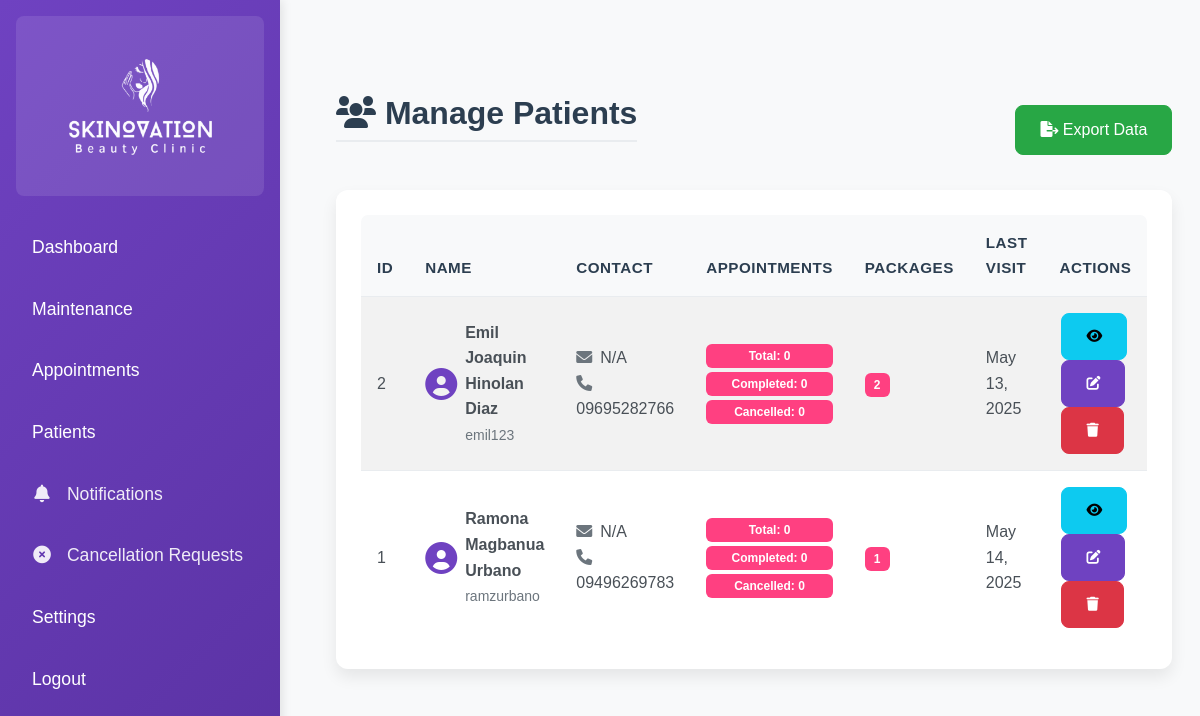
The app's page /admin/patients.php (signed in), older data.
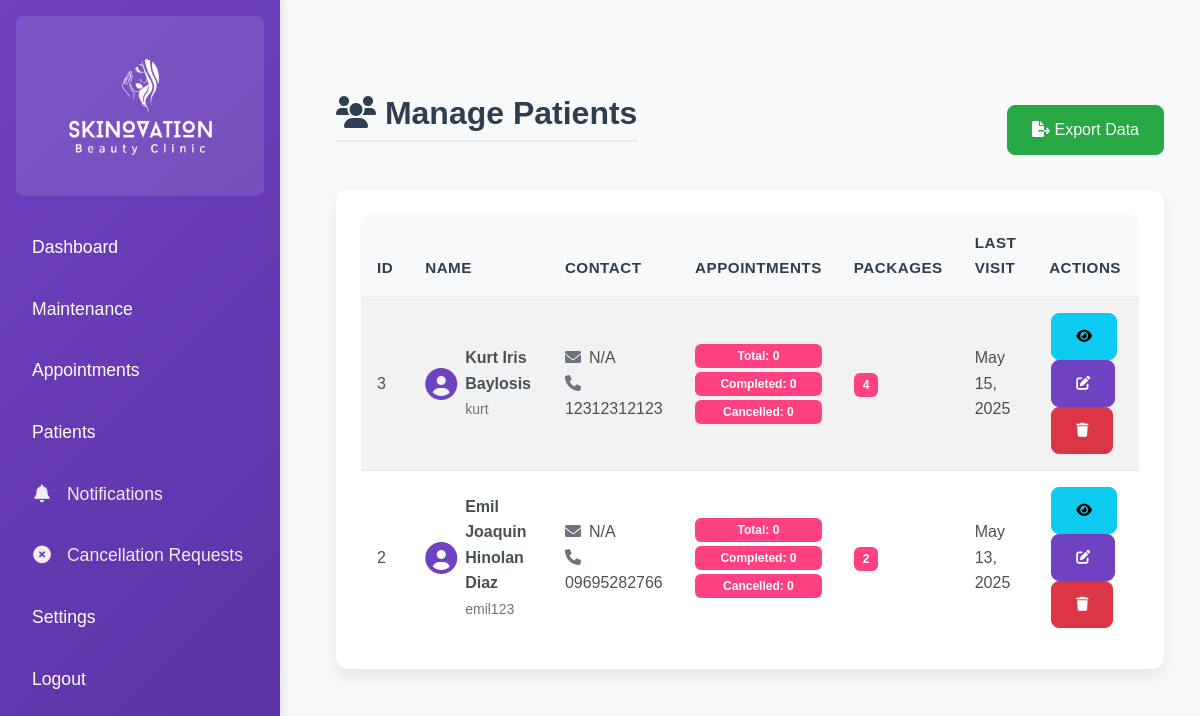
The same page, newer data.
### tables this page shows
CREATE TABLE `patients` (
  `patient_id` int(11) NOT NULL,
  `last_name` varchar(100) NOT NULL,
  `first_name` varchar(100) NOT NULL,
  `middle_name` varchar(255) DEFAULT NULL,
  `username` varchar(50) NOT NULL,
  `password` varchar(255) NOT NULL,
  `phone` varchar(20) NOT NULL,
  `created_at` datetime DEFAULT current_timestamp(),
  `updated_at` datetime DEFAULT current_timestamp() ON UPDATE current_timestamp(),
  `archived` tinyint(1) DEFAULT 0
);

### config.php (called while the page is built, shortened)
<?php
if (defined('CONFIG_INCLUDED')) {
    return;
}
if (!function_exists('clean')) {
    function clean($string) {
        return htmlspecialchars($string, ENT_QUOTES, 'UTF-8');
    }
}

### admin/patients.php (the view, shortened to what this page needs)
<?php
include '../config.php';
$stmt = $conn->query("
    SELECT
        p.*,
        COUNT(DISTINCT a.appointment_id) as total_appointments,
        COUNT(DISTINCT pb.booking_id) as total_packages,
        SUM(CASE WHEN a.status = 'completed' THEN 1 ELSE 0 END) as completed_appointments,
        SUM(CASE WHEN a.status = 'cancelled' THEN 1 ELSE 0 END) as cancelled_appointments,
        MAX(COALESCE(a.appointment_date, pb.created_at)) as last_visit
    FROM patients p
    LEFT JOIN appointments a ON p.patient_id = a.patient_id
    LEFT JOIN package_bookings pb ON p.patient_id = pb.patient_id
    GROUP BY p.patient_id
    ORDER BY p.created_at DESC
");
$patients = $stmt->fetchAll(PDO::FETCH_ASSOC);
?>
<!DOCTYPE html>
<html lang="en">
<head>
    <link href="https://cdn.jsdelivr.net/npm/bootstrap@5.3.0/dist/css/bootstrap.min.css" rel="stylesheet">
    <link href="https://cdnjs.cloudflare.com/ajax/libs/font-awesome/6.0.0-beta3/css/all.min.css" rel="stylesheet">
    <link href="../assets/css/admin.css" rel="stylesheet">
    <link href="../assets/css/style.css" rel="stylesheet">
</head>
<body>
<div class="d-flex">
    <?php include 'admin_sidebar.php'; ?>
    <div class="content p-4">
        <div class="container-fluid">
            <div class="d-flex justify-content-between align-items-center mb-4">
                <h1><i class="fas fa-users"></i> Manage Patients</h1>
                <div>
                    <button class="btn btn-success" data-bs-toggle="modal" data-bs-target="#exportModal">
                        <i class="fas fa-file-export"></i> Export Data
                    </button>
                </div>
            </div>
            <div class="card">
                <div class="card-body">
                    <div class="table-responsive">
                        <table class="table table-striped table-hover">
                            <thead>
                                <tr>
                                    <th>ID</th>
                                    <th>Name</th>
                                    <th>Contact</th>
                                    <th>Appointments</th>
                                    <th>Packages</th>
                                    <th>Last Visit</th>
                                    <th>Actions</th>
                                </tr>
                            </thead>
                            <tbody>
                                <?php if (empty($patients)): ?>
                                <tr>
                                    <td colspan="8" class="text-center">No patients found</td>
                                </tr>
                                <?php else: ?>
                                <?php foreach ($patients as $patient): ?>
                                <tr>
                                    <td><?php echo $patient['patient_id']; ?></td>
                                    <td>
                                        <div class="d-flex align-items-center">
                                            <i class="fas fa-user-circle fa-2x text-primary me-2"></i>
                                            <div>
                                                <div class="fw-bold">
                                                    <?php
                                                    echo clean($patient['first_name'] . ' ' .
                                                        ($patient['middle_name'] ? $patient['middle_name'] . ' ' : '') .
                                                        $patient['last_name']);
                                                    ?>
                                                </div>
                                                <small class="text-muted"><?php echo clean($patient['username']); ?></small>
                                            </div>
                                        </div>
                                    </td>
                                    <td>
                                        <div><i class="fas fa-envelope text-muted me-2"></i><?php echo clean($patient['email'] ?? 'N/A'); ?></div>
                                        <div><i class="fas fa-phone text-muted me-2"></i><?php echo clean($patient['phone']); ?></div>
                                    </td>
                                    <td>
                                        <div class="d-flex flex-column">
                                            <span class="badge bg-primary mb-1">
                                                Total: <?php echo $patient['total_appointments']; ?>
                                            </span>
                                            <span class="badge bg-success mb-1">
                                                Completed: <?php echo $patient['completed_appointments']; ?>
                                            </span>
                                            <span class="badge bg-danger">
                                                Cancelled: <?php echo $patient['cancelled_appointments']; ?>
                                            </span>
                                        </div>
                                    </td>
                                    <td>
                                        <span class="badge bg-info">
                                            <?php echo $patient['total_packages']; ?>
                                        </span>
                                    </td>
                                    <td>
                                        <?php
                                        if ($patient['last_visit']) {
                                            echo date('M d, Y', strtotime($patient['last_visit']));
                                        } else {
                                            echo '<span class="text-muted">No visits yet</span>';
                                        }
                                        ?>
                                    </td>
                                    <td class="patient-actions">
                                        <a href="view_patient.php?id=<?php echo $patient['patient_id']; ?>"
                                           class="btn btn-info btn-sm"
                                           title="View Details">
                                            <i class="fas fa-eye"></i>
                                        </a>
                                        <a href="edit_patient.php?id=<?php echo $patient['patient_id']; ?>"
                                           class="btn btn-primary btn-sm"
                                           title="Edit Patient">
                                            <i class="fas fa-edit"></i>
                                        </a>
                                        <a href="patients.php?delete=<?php echo $patient['patient_id']; ?>"
                                           class="btn btn-danger btn-sm"
                                           onclick="return confirm('Are you sure you want to delete this patient? This will also delete all their appointments and package bookings.')"
                                           title="Delete Patient">
                                            <i class="fas fa-trash"></i>
                                        </a>
                                    </td>
                                </tr>
                                <?php endforeach; ?>
                                <?php endif; ?>
                            </tbody>
                        </table>
                    </div>
                </div>
            </div>
        </div>
    </div>
</div>
</body>
</html>

### admin/admin_sidebar.php (shortened to what this page needs)
<?php
include '../config.php';
?>
<button class="sidebar-toggler" onclick="toggleSidebar()">☰</button>
<nav class="sidebar bg-dark text-white p-3">
    <div class="text-center mb-4">
        <img src="../assets/img/ISCAP1-303-Skinovation-Clinic-WHITE-Logo.png" alt="Skinovation Clinic Logo" class="img-fluid" style="max-width: 150px;">
    </div>
    <ul class="nav flex-column">
        <li class="nav-item"><a href="dashboard.php" class="nav-link text-white">Dashboard</a></li>
        <li class="nav-item"><a href="maintenance.php" class="nav-link text-white">Maintenance</a></li>
        <li class="nav-item"><a href="appointments.php" class="nav-link text-white">Appointments</a></li>
        <li class="nav-item"><a href="patients.php" class="nav-link text-white">Patients</a></li>
        <li class="nav-item">
            <a class="nav-link" href="notifications.php">
                <i class="fas fa-bell"></i> Notifications
            </a>
        </li>
        <li class="nav-item">
            <a class="nav-link" href="manage_cancellations.php">
                <i class="fas fa-times-circle"></i> Cancellation Requests
            </a>
        </li>
        <li class="nav-item"><a href="settings.php" class="nav-link text-white">Settings</a></li>
        <li class="nav-item"><a href="logout.php" class="nav-link text-white">Logout</a></li>
    </ul>
</nav>

### assets/css/admin.css (style rules this page uses)
body { font-family: 'Segoe UI', Tahoma, Geneva, Verdana, sans-serif; background-color: #f8f9fa; color: #2c3e50; line-height: 1.6; }
h1, h2, h3, h4, h5, h6 { color: #2c3e50; font-weight: 600; margin-bottom: 1.5rem; }
h1 { font-size: 2rem; border-bottom: 2px solid #e9ecef; padding-bottom: 0.5rem; }
.sidebar { width: 280px; height: 100vh; position: fixed; top: 0; left: 0; background: linear-gradient(135deg, #6f42c1 0%, #5a32a3 100%); color: #fff; padding: 1.5rem; overflow-y: auto; z-index: 1030; box-shadow: 2px 0 10px rgba(0, 0, 0, 0.1); }
.sidebar .nav-link { color: rgba(255, 255, 255, 0.9); margin-bottom: 0.5rem; display: block; text-decoration: none; font-size: 1.1rem; padding: 0.75rem 1rem; border-radius: 8px; transition: all 0.3s ease; }
.sidebar .nav-link i { margin-right: 0.75rem; width: 20px; text-align: center; }
.content { margin-left: 300px; padding: 2rem; min-height: 100vh; }
.card { border: none; border-radius: 12px; box-shadow: 0 0.5rem 1rem rgba(0, 0, 0, 0.08); margin-bottom: 2rem; background-color: #fff; transition: transform 0.2s ease; }
.card-body { padding: 1.5rem; }
.table { background-color: #fff; border: 1px solid #e9ecef; border-radius: 8px; overflow: hidden; margin-bottom: 0; }
.table th { background-color: #f8f9fa; color: #2c3e50; text-align: left; font-weight: 600; border-top: none; padding: 1rem; font-size: 0.95rem; text-transform: uppercase; letter-spacing: 0.5px; }
.table td { text-align: left; vertical-align: middle; padding: 1rem; color: #495057; border-bottom: 1px solid #e9ecef; }
.btn { padding: 0.75rem 1.5rem; font-weight: 500; border-radius: 8px; transition: all 0.2s ease; }
.btn-primary { background-color: #6f42c1; border-color: #6f42c1; }
.btn-success { background-color: #28a745; border-color: #28a745; }
.btn-danger { background-color: #dc3545; border-color: #dc3545; }
.badge { padding: 0.5em 0.75em; font-weight: 500; border-radius: 6px; }

### assets/css/style.css (style rules this page uses)
:root { --primary-color: #6f42c1; --secondary-color: #bb8fce; --dark-color: #2c003e; --light-color: #f4ecf7; }
body { font-family: 'Poppins', sans-serif; color: #333; line-height: 1.6; padding-top: 70px; }
.btn-primary { background-color: var(--primary-color); border-color: var(--primary-color); }
.bg-primary { background-color: var(--primary-color) !important; }
.text-primary { color: var(--primary-color) !important; }

### admin/patients.php (style rules this page uses)
body { background-image: url('https://cdn.vectorstock.com/i/500p/99/24/molecules-inside-bubbles-on-blue-background-water-vector-53889924.jpg'); background-size: cover; background-position: center; background-repeat: no-repeat; background-attachment: fixed; min-height: 100vh; }
.patient-actions .btn { margin: 0 2px; }

### admin/admin_sidebar.php (style rules this page uses)
.sidebar { background-color: rgba(74, 20, 140, 0.95); backdrop-filter: blur(5px); min-height: 100vh; box-shadow: 2px 0 10px rgba(0, 0, 0, 0.1); }
.sidebar .nav-link { color: rgba(255, 255, 255, 0.9); padding: 0.8rem 1rem; transition: all 0.3s ease; }
.sidebar .nav-link i { margin-right: 10px; width: 20px; text-align: center; }
.text-muted { color: #6c757d !important; }
.sidebar-toggler { position: fixed; top: 15px; left: 15px; z-index: 1000; background: #6a1b9a; color: white; border: none; padding: 8px 12px; border-radius: 4px; cursor: pointer; transition: all 0.3s ease; text-shadow: 1px 1px 2px rgba(0, 0, 0, 0.2); }
.sidebar .text-center { background-color: rgba(255, 255, 255, 0.1); padding: 15px; border-radius: 8px; margin-bottom: 20px; }
.badge { background-color: #ff4081 !important; color: #ffffff !important; font-weight: 600; }

Row changes from the older to the newer data that the page shows:
removed patients: patient_id "1", first_name+middle_name+last_name "Ramona Magbanua Urbano", username "ramzurbano", email "N/A", phone "09496269783", total_appointments "0", completed_appointments "0", cancelled_appointments "0", total_packages "1", last_visit "May 14, 2025"
added patients: patient_id "3", first_name+middle_name+last_name "Kurt Iris Baylosis", username "kurt", email "N/A", phone "12312312123", total_appointments "0", completed_appointments "0", cancelled_appointments "0", total_packages "4", last_visit "May 15, 2025"
